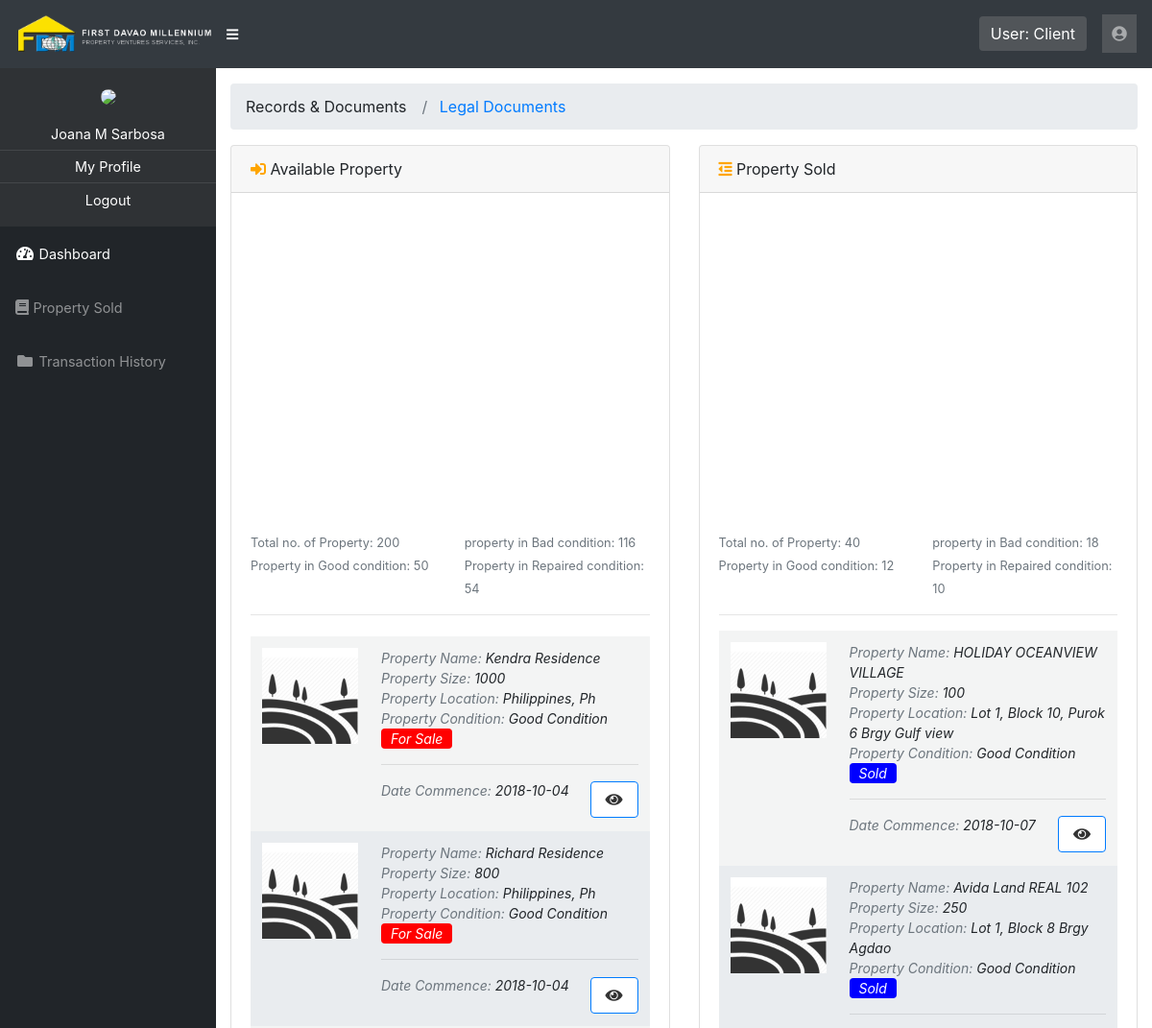
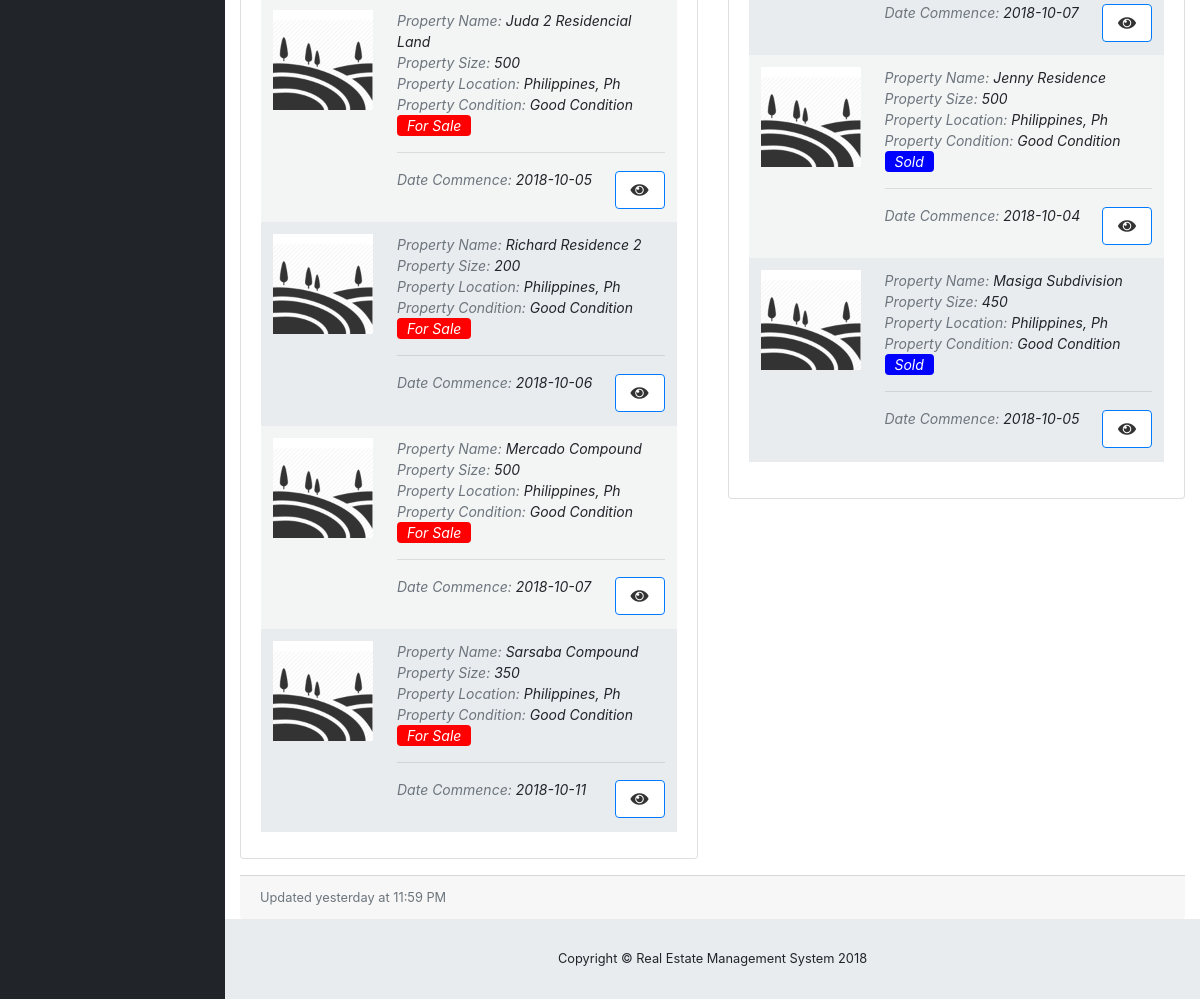
Screenshot of /rems/pages/property-tracking-bak.php (signed in) with the database file from the repository (2 pictures, top to bottom).
### tables this page shows
CREATE TABLE IF NOT EXISTS `property` (
  `id` int(11) NOT NULL AUTO_INCREMENT,
  `client_id` int(11) NOT NULL,
  `property_relation` tinyint(2) NOT NULL DEFAULT '0',
  `date_management_commence` date NOT NULL,
  `property_name` varchar(150) NOT NULL,
  `block` int(11) NOT NULL DEFAULT '0',
  `lot` int(11) NOT NULL DEFAULT '0',
  `address` varchar(255) NOT NULL,
  `city` varchar(100) NOT NULL,
  `postal_code` int(11) NOT NULL,
  `property_size` varchar(100) NOT NULL,
  `subject_to` tinyint(2) NOT NULL DEFAULT '0',
  `price_per_sqm` int(11) NOT NULL,
  `price_bought` int(11) NOT NULL,
  `price` int(11) NOT NULL,
  `size_unit` tinyint(2) NOT NULL DEFAULT '0',
  `payment_mode` tinyint(2) NOT NULL DEFAULT '0',
  `monthly_payment` int(11) NOT NULL,
  `property_type` tinyint(2) NOT NULL DEFAULT '0',
  `caretaker` tinyint(2) NOT NULL DEFAULT '0',
  `additional_info` varchar(500) NOT NULL,
  `property_condition` tinyint(2) NOT NULL DEFAULT '0',
  `availability` tinyint(2) NOT NULL DEFAULT '0',
  `image_path` varchar(150) NOT NULL DEFAULT 'no-image-land.png',
  `isdevided` int(11) NOT NULL DEFAULT '0',
  `deleted` tinyint(2) NOT NULL DEFAULT '0',
  PRIMARY KEY (`id`)
);

### rems/pages/property-tracking-bak.php (the view, shortened to what this page needs)
<?php
	include '../template/header.php';
?>
  <div id="content-wrapper">
    <div class="container-fluid">
      <ol class="breadcrumb">
        <li class="breadcrumb-item">
          Records & Documents
        </li>
        <li class="breadcrumb-item active">
        <a href="legal-documents.php">Legal Documents</a></li>
      </ol>
       <div class="row">
         <div class="col-lg-6">
          <div class="card mb-3">
            <div class="card-header">
           <i class="fas fa-sign-in-alt myiconcolor"></i>
             Available Property</div>
            <div id="chartContainer2" style="height: 370px; width: 450px; margin: 0px auto;"></div>
            <span class="trial"></span>
            <div class="card-body">
            <div class="row">
              <div class="col-sm-6">
                <span class="small text-muted">Total no. of Property: 200</span><br>
                <span class="small text-muted">Property in Good condition: 50</span>
              </div>
              <div class="col-sm-6">
                <span class="small text-muted">property in Bad condition: 116</span><br>
              <span class="small text-muted">Property in Repaired condition: 54</span>
              </div>
            </div>
            <hr/>
              <div class="table-responsive">
                <table class="table table-bordered table-property legal-docu" id="dataTable" width="100%" cellspacing="0">
                  <tbody class="table-body">
                    <?php
                      $sql = "SELECT
                              id,
                              property_name,
                              property_size,
                              address,
                              city,
                              property_condition,
                              subject_to,
                              date_management_commence FROM property WHERE deleted = 0 AND availability = 0";
                      $result = mysqli_query($mysqli,$sql);
                      if (mysqli_num_rows($result) > 0) {
                         $x=0;
                         while($row = mysqli_fetch_assoc($result)) {
                          $property_name = $row['property_name'];
                          $property_size = $row['property_size'];
                          $address = $row['address'];
                          $subject_to = subjectTo($row['subject_to']);
                          $date_commence = $row['date_management_commence'];
                          $property_condition = $row['property_condition'];
                          if($x == 0){
                            echo '<tr style="width: 100%;">';
                            $x = 1;
                          }else{
                            echo '<tr style="width: 100%;" class="odd-bg">';
                            $x = 0;
                          }
                          if($property_condition == 0){
                            $property_condition = "Good Condition";
                          }else if($property_condition == 1){
                            $property_condition = "Bad Condition";
                          }else{
                            $property_condition = "Repaired Condition";
                          }
                          echo '<td>';
                          echo '<img src="../system-images/no-image-land.png" style="width: 100px; height: 100px;"></td> ';
                          echo '<td>';
                          echo '<span class="small text-muted">Property Name: </span> '.$property_name.'<br>';
                          echo '<span class="small text-muted">Property Size: </span> '.$property_size.'<br>';
                          echo '<span class="small text-muted">Property Location: </span> '.$address.'<br>';
                          echo '<span class="small text-muted">Property Condition: </span> '.$property_condition.'<br>';
                          echo '<span class="'.$subject_to.'">'.$subject_to.'</span><br>';
                          echo '<hr>';
                          echo '<span class="small text-muted">Date Commence: </span> '.$date_commence;
                          echo '<button class="toolproperty btn btn-primary view tracking"><i class="fas fa-eye"></i> </button><br>';
                          echo '</td>';
                          echo "</tr>";
                         }
                       }
                    ?>
                  </tbody>
                </table>
              </div>
            </div>
          </div>
         </div>
         <div class="col-lg-6">
          <div class="card mb-3">
            <div class="card-header">
            <i class="fas fa-outdent myiconcolor"></i>
             Property Sold</div>
              <div id="chartContainer" style="height: 370px;width:476px; margin: 0px auto;"></div>
              <span class="trial"></span>
            <div class="card-body">
               <div class="row">
                  <div class="col-sm-6">
                    <span class="small text-muted">Total no. of Property: 40</span><br>
                    <span class="small text-muted">Property in Good condition: 12</span>
                  </div>
                  <div class="col-sm-6">
                    <span class="small text-muted">property in Bad condition: 18</span><br>
                  <span class="small text-muted">Property in Repaired condition: 10</span>
                  </div>
                </div>
                <hr>
               <div class="table-responsive">
                <table class="table table-bordered table-property legal-docu" id="dataTable" width="100%" cellspacing="0">
                  <tbody class="table-body">
                    <?php
                      $sql = "SELECT
                              id,
                              property_name,
                              property_size,
                              address,
                              city,
                              property_condition,
                              subject_to,
                              date_management_commence FROM property WHERE deleted = 0 AND availability = 1";
                      $result = mysqli_query($mysqli,$sql);
                      if (mysqli_num_rows($result) > 0) {
                         $x=0;
                         while($row = mysqli_fetch_assoc($result)) {
                          $property_name = $row['property_name'];
                          $property_size = $row['property_size'];
                          $address = $row['address'];
                          $date_commence = $row['date_management_commence'];
                          $property_condition = $row['property_condition'];
                          if($x == 0){
                            echo '<tr style="width: 100%;">';
                            $x = 1;
                          }else{
                            echo '<tr style="width: 100%;" class="odd-bg">';
                            $x = 0;
                          }
                          if($property_condition == 0){
                            $property_condition = "Good Condition";
                          }else if($property_condition == 1){
                            $property_condition = "Bad Condition";
                          }else{
                            $property_condition = "Repaired Condition";
                          }
                          echo '<td>';
                          echo '<img src="../system-images/no-image-land.png" style="width: 100px; height: 100px;"></td> ';
                          echo '<td>';
                          echo '<span class="small text-muted">Property Name: </span> '.$property_name.'<br>';
                          echo '<span class="small text-muted">Property Size: </span> '.$property_size.'<br>';
                          echo '<span class="small text-muted">Property Location: </span> '.$address.'<br>';
                          echo '<span class="small text-muted">Property Condition: </span> '.$property_condition.'<br>';
                          echo '<span class="Lease"> Sold </span><br>';
                          echo '<hr>';
                          echo '<span class="small text-muted">Date Commence: </span> '.$date_commence;
                         echo '<button class="toolproperty btn btn-primary view tracking"><i class="fas fa-eye"></i> </button><br>';
                          echo '</td>';
                          echo "</tr>";
                         }
                       }
                    ?>
                  </tbody>
                </table>
              </div>
            </div>
          </div>
         </div>
       </div>
 <div class="card-footer small text-muted">Updated yesterday at 11:59 PM</div>
    </div>
</div>
<?php
function subjectTo($var){
   $var = $var;
    switch ($var) {
      case 0:
        $var = "For Sale";
        break;
    }
    return $var;
}
include '../template/footer.php';
?>

### rems/css/sb-admin.css (style rules this page uses)
html { position: relative; min-height: 100%; }
body { height: 100%; }
#wrapper #content-wrapper { overflow-x: hidden; width: 100%; padding-top: 1rem; padding-bottom: 80px; }
:root { --input-padding-x: 0.75rem; --input-padding-y: 0.75rem; }

### rems/css/style.css (style rules this page uses)
button.btn.toolproperty { margin: 0.1em auto; width: 50px; }
button.btn.toolproperty.view { background: #fff; color: #333; }
.table-property td span { font-size: 14px; font-style: italic; }
.legal-docu td { padding: 15px; border: none !important; }
.myiconcolor { color:#ffa500; }
.trial { width: 245px; height: 21px; margin-top: -60px; background: #fff; z-index: 2; }
.odd-bg { background:#e9ecef; }
.table-body { background: #f3f4f4; }
.table-body tr td { font-size: 14px; font-style: italic; }
.Sale { background: red; color: #fff; margin-top: 5px; padding: 2px 10px; border-radius: 4px; }
.Lease { background: blue; color: #fff; margin-top: 5px; padding: 2px 10px; border-radius: 4px; }
.view.tracking { float: right; }

### rows the page displays
property: property_name "Kendra Residence", property_size "1000", address "Philippines, Ph", property_condition "Good Condition", subject_to "For Sale", date_management_commence "2018-10-04"
property: property_name "Richard Residence", property_size "800", address "Philippines, Ph", property_condition "Good Condition", subject_to "For Sale", date_management_commence "2018-10-04"
property: property_name "Juda 2 Residencial Land", property_size "500", address "Philippines, Ph", property_condition "Good Condition", subject_to "For Sale", date_management_commence "2018-10-05"
property: property_name "Richard Residence 2", property_size "200", address "Philippines, Ph", property_condition "Good Condition", subject_to "For Sale", date_management_commence "2018-10-06"
property: property_name "Mercado Compound", property_size "500", address "Philippines, Ph", property_condition "Good Condition", subject_to "For Sale", date_management_commence "2018-10-07"
property: property_name "Sarsaba Compound", property_size "350", address "Philippines, Ph", property_condition "Good Condition", subject_to "For Sale", date_management_commence "2018-10-11"
property: property_name "HOLIDAY OCEANVIEW VILLAGE", property_size "100", address "Lot 1, Block 10, Purok 6 Brgy Gulf view", property_condition "Good Condition", date_management_commence "2018-10-07"
property: property_name "Avida Land REAL 102", property_size "250", address "Lot 1, Block 8 Brgy Agdao", property_condition "Good Condition", date_management_commence "2018-10-07"
property: property_name "Jenny Residence", property_size "500", address "Philippines, Ph", property_condition "Good Condition", date_management_commence "2018-10-04"
property: property_name "Masiga Subdivision", property_size "450", address "Philippines, Ph", property_condition "Good Condition", date_management_commence "2018-10-05"

### other values shown
$_SESSION['user_type'] "Client"
$name "Joana M Sarbosa"
